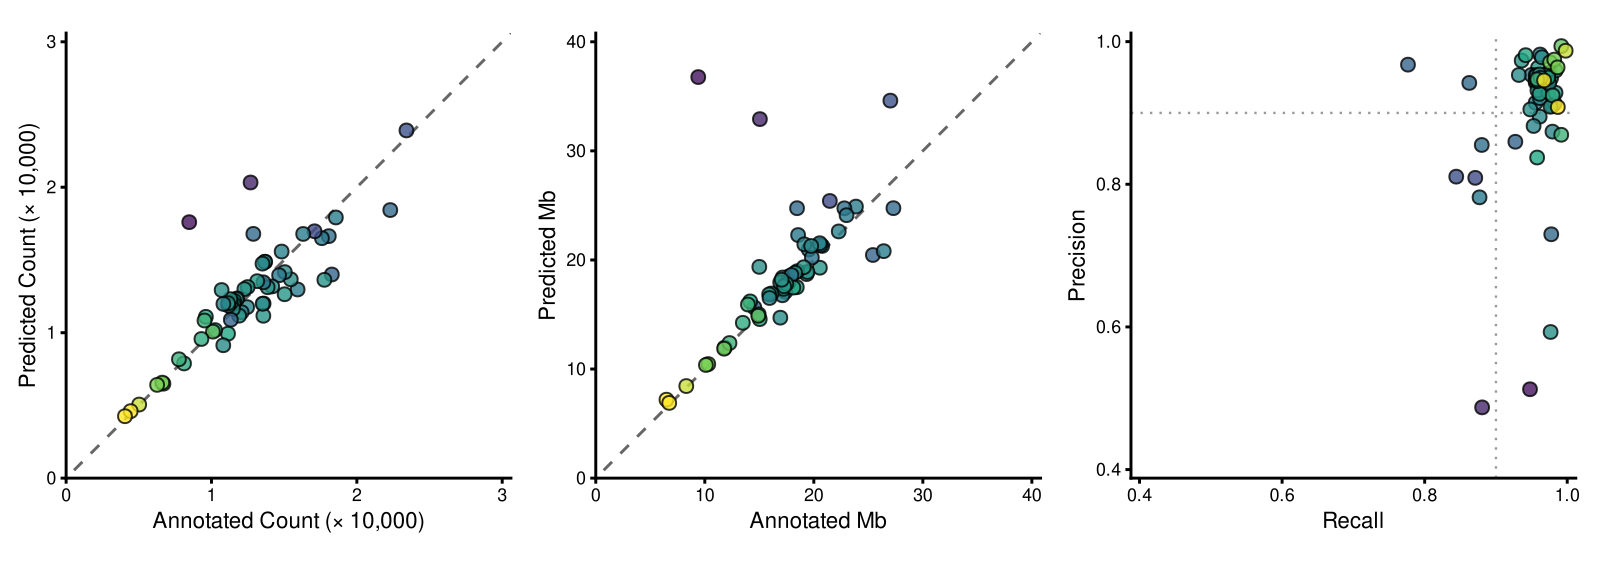

R code for this plot:
#!/usr/bin/env Rscript
# predict_counts.R — draws the prediction-vs-annotation figure. Owns styling only.
#
# Every number comes from prep_predict_counts.py, including the axis limits, which are read
# from predict_counts_params.tsv rather than derived here. Deriving them in both places is how
# a caption ends up describing a figure that no longer exists.
#
# ASSEMBLY MODE. No panel titles, no legend, no in-panel species labels, no caption. The
# panels are printed separately and annotated in Illustrator, and predict_counts_caption.txt
# carries everything stripped from the image -- including outlier coordinates in data units.
#
# BOTH AXES OF PANELS a AND b SHARE ONE RANGE AND BREAK SET, and coord_fixed makes the panel
# square in log space. Without that the dashed 1:1 line is not at 45 degrees and the eye reads
# deviation that is not in the data, which defeats the point of a 1:1 plot.
#
#   Rscript 02_classify/report/figures/predict_counts.R

suppressPackageStartupMessages({
  library(ggplot2); library(patchwork); library(scales)
})

HERE <- "02_classify/report/figures"
d <- read.delim(file.path(HERE, "predict_counts.tsv"), stringsAsFactors = FALSE)
pr <- read.delim(file.path(HERE, "predict_counts_params.tsv"), stringsAsFactors = FALSE)
getp <- function(panel) {
  r <- pr[pr$panel == panel, ]
  list(lo = r$lo, hi = r$hi, breaks = as.numeric(strsplit(r$breaks, ";")[[1]]))
}
pa <- getp("a"); pb <- getp("b"); pc <- getp("c"); psz <- getp("size")
A_UNIT <- getp("a_unit")$lo          # panel a is drawn in units of 10,000

# theme_classic, not theme_minimal: real black axis LINES with ticks and no grid. The house
# theme is minimal, but Leon asked for drawn axes here and a grid behind a 1:1 plot competes
# with the diagonal, which is the line that matters.
assembly_theme <- theme_classic(base_size = 16) +
  theme(panel.background = element_rect(fill = "white", colour = NA),
        plot.background  = element_rect(fill = "white", colour = NA),
        panel.grid       = element_blank(),
        axis.line        = element_line(colour = "black", linewidth = 1),
        axis.ticks       = element_line(colour = "black", linewidth = 1),
        axis.ticks.length = unit(4, "pt"),
        axis.text        = element_text(colour = "black"),
        legend.position  = "none",
        plot.margin      = margin(8, 12, 8, 8))

fill_scale <- scale_fill_viridis_c(option = "viridis", direction = -1, trans = "log10",
                                   limits = c(psz$lo, psz$hi), breaks = psz$breaks,
                                   oob = scales::squish)

pt <- function() geom_point(shape = 21, size = 4, stroke = 1, alpha = 0.8, colour = "black")

# Pull the guide grob out of a built plot. ggplot2 4.x renames the legend grob, so match on
# either spelling rather than assuming one.
cowplot_get_legend <- function(plot) {
  g <- ggplotGrob(plot)
  i <- which(vapply(g$grobs, function(x) !is.null(x$name) &&
                      grepl("guide-box|legend", x$name), logical(1)))
  if (!length(i)) stop("no legend grob found")
  g$grobs[[i[1]]]
}

# One-to-one panel: shared ZERO-BASED linear scale on both axes, square, dashed diagonal.
# expand = c(0, 0) so the axes meet at the origin rather than floating off it.
one_to_one <- function(p, lim, brk, labfun) {
  p + geom_abline(slope = 1, intercept = 0, linetype = "dashed",
                  linewidth = 1, colour = "grey40") +
    pt() + fill_scale +
    scale_x_continuous(limits = lim, breaks = brk, labels = labfun,
                       expand = expansion(mult = c(0, 0.02))) +
    scale_y_continuous(limits = lim, breaks = brk, labels = labfun,
                       expand = expansion(mult = c(0, 0.02))) +
    coord_fixed(ratio = 1) +
    assembly_theme
}

# Numerals divided by 10,000 and the factor moved into the axis title, so the ticks read
# 0, 0.5, 1.0 ... instead of 0, 5,000, 10,000 ... which collided at this panel width.
in_units <- function(x) ifelse(is.na(x), NA, format(x / A_UNIT, trim = TRUE))
pA <- one_to_one(ggplot(d, aes(true_seqs, pred_seqs, fill = genome_mb)),
                 c(pa$lo, pa$hi), pa$breaks, in_units) +
  # Plain text, not plotmath: expression(...%*%...) renders as a CENTRE DOT here, not a
  # multiplication sign. ragg handles the unicode glyph directly.
  labs(x = "Annotated Count (\u00d7 10,000)", y = "Predicted Count (\u00d7 10,000)")

pB <- one_to_one(ggplot(d, aes(true_mb, pred_mb, fill = genome_mb)),
                 c(pb$lo, pb$hi), pb$breaks, waiver()) +
  labs(x = "Annotated Mb", y = "Predicted Mb")

# Panel c is NOT 1:1 -- the two axes are different quantities -- so it keeps its own ranges
# and is left unsquared. Dotted guides at 0.90 give the eye a reference without asserting a
# threshold; 0.90 is a reading aid, not a decision rule.
pC <- ggplot(d, aes(recall, precision, fill = genome_mb)) +
  geom_hline(yintercept = 0.9, linetype = "dotted", linewidth = 0.8, colour = "grey60") +
  geom_vline(xintercept = 0.9, linetype = "dotted", linewidth = 0.8, colour = "grey60") +
  pt() + fill_scale +
  # ONE range on both axes so recall and precision are read on the same scale, and squared
  # for the same reason. It reaches to 0.4 because the lowest precision is 0.487, well below
  # any recall.
  scale_x_continuous(limits = c(pc$lo, pc$hi), breaks = pc$breaks,
                     expand = expansion(mult = 0.02)) +
  scale_y_continuous(limits = c(pc$lo, pc$hi), breaks = pc$breaks,
                     expand = expansion(mult = 0.02)) +
  coord_fixed(ratio = 1) +
  labs(x = "Recall", y = "Precision") +
  assembly_theme

p <- pA | pB | pC

ragg::agg_png(file.path(HERE, "predict_counts.png"), width = 4800, height = 1700,
              res = 300, background = "white")
print(p); invisible(dev.off())
cairo_pdf(file.path(HERE, "predict_counts.pdf"), width = 16, height = 5.67)
print(p); invisible(dev.off())

# Panels also written singly, since they are printed and placed separately.
for (nm in c("a", "b", "c")) {
  obj <- switch(nm, a = pA, b = pB, c = pC)
  ragg::agg_png(file.path(HERE, sprintf("predict_counts_%s.png", nm)),
                width = 1650, height = 1650, res = 300, background = "white")
  print(obj); invisible(dev.off())
  cairo_pdf(file.path(HERE, sprintf("predict_counts_%s.pdf", nm)), width = 5.5, height = 5.5)
  print(obj); invisible(dev.off())
}
# The legend is stripped from every panel, so it is written separately for placement. Vertical
# as asked; the figure is three panels wide and a vertical bar sits beside them without
# stealing width.
legend_only <- ggplot(d, aes(true_mb, pred_mb, fill = genome_mb)) +
  geom_point(shape = 21, size = 4, stroke = 1, colour = "black") +
  scale_fill_viridis_c(name = "Genome\nsize (Mb)", option = "viridis", direction = -1,
                       trans = "log10", limits = c(psz$lo, psz$hi), breaks = psz$breaks,
                       labels = psz$breaks, oob = scales::squish,
                       guide = guide_colourbar(barwidth = 0.9, barheight = 11,
                                               frame.colour = "black", frame.linewidth = 0.6,
                                               ticks.colour = "black", title.position = "top")) +
  theme_classic(base_size = 16) +
  theme(legend.position = "right", legend.background = element_blank(),
        legend.text = element_text(colour = "black"))
leg <- cowplot_get_legend(legend_only)
ragg::agg_png(file.path(HERE, "predict_counts_legend.png"), width = 700, height = 1400,
              res = 300, background = "white")
grid::grid.newpage(); grid::grid.draw(leg); invisible(dev.off())
cairo_pdf(file.path(HERE, "predict_counts_legend.pdf"), width = 2.33, height = 4.67)
grid::grid.newpage(); grid::grid.draw(leg); invisible(dev.off())

cat("wrote predict_counts.{png,pdf}, predict_counts_{a,b,c}.{png,pdf}",
    "and predict_counts_legend.{png,pdf}\n")
